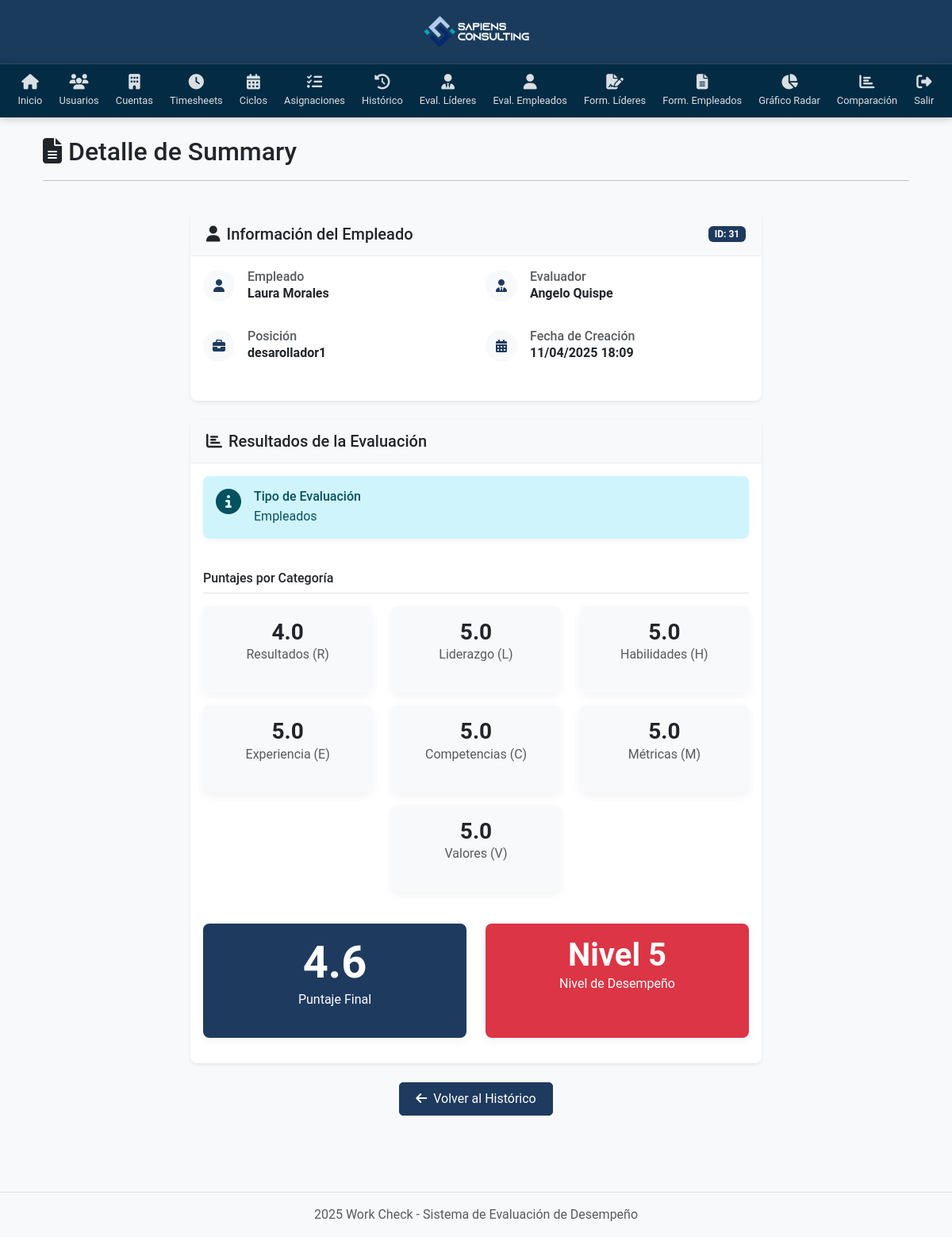
The page /summary/31/ (signed in) on the database its author committed.
### System/models.py (models this page shows)
class Summary(models.Model):
    employee = models.ForeignKey(Usuario, on_delete=models.CASCADE, related_name='employee_summaries')
    evaluator = models.ForeignKey(Usuario, on_delete=models.CASCADE, related_name='evaluator_summaries')
    R = models.FloatField() # Ponderado Responsabilidades de la posición
    L = models.FloatField(blank=True, null=True) # Ponderado Responsabilidades por liderazgo
    H = models.FloatField() # Ponderado Habilidades
    E = models.FloatField() # Ponderado Enfoque
    C = models.FloatField() # Ponderado Competencia Técnica
    M = models.FloatField() # Ponderado Metas y Resultados
    V = models.FloatField() # Ponderado Valores Corporativos
    final_score = models.FloatField() # Suma de ponderados
    performance_level = models.CharField(max_length=50)
    evaluation_type = models.CharField(max_length=50)
    created_at = models.DateTimeField(auto_now_add=True)
    position = models.ForeignKey(Position, on_delete=models.PROTECT)

class Usuario(models.Model):
    first_name = models.CharField(max_length=50)
    middle_name = models.CharField(max_length=50, blank=True, null=True)
    last_name = models.CharField(max_length=50)
    second_last_name = models.CharField(max_length=50, blank=True, null=True)
    user_type = models.CharField(max_length=50)
    position = models.ForeignKey(Position, on_delete=models.PROTECT)

class Position(models.Model):
    position_code = models.CharField(max_length=20)
    position_name = models.CharField(max_length=100)

### System/views.py (the view)
# urls.py: path('summary/<int:summary_id>/', views.detail_summary, name='detail_summary'),
@login_required
def detail_summary(request, summary_id):
    try:
        summary = Summary.objects.get(id=summary_id)
    except Summary.DoesNotExist:
        return redirect('list_permanent_assignments')
    return render(request, 'System/detail_summary.html', {'summary': summary})

### System/views.py (called while the page is built)
def login_required(view_func):
    @wraps(view_func)
    def wrapped_view(request, *args, **kwargs):
        if not request.session.get('user_id'):
            return redirect('login')
        return view_func(request, *args, **kwargs)
    return wrapped_view

### System/templates/System/detail_summary.html (shortened to what this page needs)
{% extends 'System/base.html' %}
{% load static %}
{% block content %}
<div class="container">
    <div class="row mb-4">
        <div class="col-12">
            <div class="d-flex align-items-center">
                <h2 class="mb-0"><i class="fas fa-file-alt me-2"></i>Detalle de Summary</h2>
            </div>
            <hr class="mt-3">
        </div>
    </div>
    <div class="row">
        <div class="col-lg-8 mx-auto">
            <div class="card shadow-sm mb-4">
                <div class="card-header bg-light d-flex justify-content-between align-items-center">
                    <h5 class="card-title mb-0"><i class="fas fa-user me-2"></i>Información del Empleado</h5>
                    <span class="badge bg-primary">ID: {{ summary.id }}</span>
                </div>
                <div class="card-body">
                    <div class="row mb-3">
                        <div class="col-md-6">
                            <div class="d-flex align-items-center mb-3">
                                <div class="icon-box me-3 bg-light rounded-circle p-2">
                                    <i class="fas fa-user text-primary"></i>
                                </div>
                                <div>
                                    <h6 class="mb-0 text-muted">Empleado</h6>
                                    <p class="mb-0 fw-bold">{{ summary.employee.first_name }} {{ summary.employee.last_name }}</p>
                                </div>
                            </div>
                        </div>
                        <div class="col-md-6">
                            <div class="d-flex align-items-center mb-3">
                                <div class="icon-box me-3 bg-light rounded-circle p-2">
                                    <i class="fas fa-user-tie text-primary"></i>
                                </div>
                                <div>
                                    <h6 class="mb-0 text-muted">Evaluador</h6>
                                    <p class="mb-0 fw-bold">{{ summary.evaluator.first_name }} {{ summary.evaluator.last_name }}</p>
                                </div>
                            </div>
                        </div>
                    </div>
                    <div class="row mb-3">
                        <div class="col-md-6">
                            <div class="d-flex align-items-center mb-3">
                                <div class="icon-box me-3 bg-light rounded-circle p-2">
                                    <i class="fas fa-briefcase text-primary"></i>
                                </div>
                                <div>
                                    <h6 class="mb-0 text-muted">Posición</h6>
                                    <p class="mb-0 fw-bold">{{ summary.position.position_name }}</p>
                                </div>
                            </div>
                        </div>
                        <div class="col-md-6">
                            <div class="d-flex align-items-center mb-3">
                                <div class="icon-box me-3 bg-light rounded-circle p-2">
                                    <i class="fas fa-calendar-alt text-primary"></i>
                                </div>
                                <div>
                                    <h6 class="mb-0 text-muted">Fecha de Creación</h6>
                                    <p class="mb-0 fw-bold">{{ summary.created_at|date:"d/m/Y H:i" }}</p>
                                </div>
                            </div>
                        </div>
                    </div>
                </div>
            </div>
            <div class="card shadow-sm mb-4">
                <div class="card-header bg-light">
                    <h5 class="card-title mb-0"><i class="fas fa-chart-bar me-2"></i>Resultados de la Evaluación</h5>
                </div>
                <div class="card-body">
                    <div class="row mb-4">
                        <div class="col-12">
                            <div class="alert alert-info">
                                <div class="d-flex">
                                    <div class="me-3">
                                        <i class="fas fa-info-circle fa-2x"></i>
                                    </div>
                                    <div>
                                        <h6 class="alert-heading mb-1">Tipo de Evaluación</h6>
                                        <p class="mb-0">{{ summary.evaluation_type }}</p>
                                    </div>
                                </div>
                            </div>
                        </div>
                    </div>
                    <div class="row mb-4">
                        <div class="col-12">
                            <h6 class="border-bottom pb-2 mb-3">Puntajes por Categoría</h6>
                            <div class="row">
                                <div class="col-md-4 col-sm-6 mb-3">
                                    <div class="card h-100 border-0 bg-light">
                                        <div class="card-body text-center">
                                            <h3 class="mb-0 fw-bold">{{ summary.R }}</h3>
                                            <p class="text-muted mb-0">Resultados (R)</p>
                                        </div>
                                    </div>
                                </div>
                                <div class="col-md-4 col-sm-6 mb-3">
                                    <div class="card h-100 border-0 bg-light">
                                        <div class="card-body text-center">
                                            <h3 class="mb-0 fw-bold">{{ summary.L }}</h3>
                                            <p class="text-muted mb-0">Liderazgo (L)</p>
                                        </div>
                                    </div>
                                </div>
                                <div class="col-md-4 col-sm-6 mb-3">
                                    <div class="card h-100 border-0 bg-light">
                                        <div class="card-body text-center">
                                            <h3 class="mb-0 fw-bold">{{ summary.H }}</h3>
                                            <p class="text-muted mb-0">Habilidades (H)</p>
                                        </div>
                                    </div>
                                </div>
                                <div class="col-md-4 col-sm-6 mb-3">
                                    <div class="card h-100 border-0 bg-light">
                                        <div class="card-body text-center">
                                            <h3 class="mb-0 fw-bold">{{ summary.E }}</h3>
                                            <p class="text-muted mb-0">Experiencia (E)</p>
                                        </div>
                                    </div>
                                </div>
                                <div class="col-md-4 col-sm-6 mb-3">
                                    <div class="card h-100 border-0 bg-light">
                                        <div class="card-body text-center">
                                            <h3 class="mb-0 fw-bold">{{ summary.C }}</h3>
                                            <p class="text-muted mb-0">Competencias (C)</p>
                                        </div>
                                    </div>
                                </div>
                                <div class="col-md-4 col-sm-6 mb-3">
                                    <div class="card h-100 border-0 bg-light">
                                        <div class="card-body text-center">
                                            <h3 class="mb-0 fw-bold">{{ summary.M }}</h3>
                                            <p class="text-muted mb-0">Métricas (M)</p>
                                        </div>
                                    </div>
                                </div>
                                <div class="col-md-4 col-sm-6 mb-3 mx-auto">
                                    <div class="card h-100 border-0 bg-light">
                                        <div class="card-body text-center">
                                            <h3 class="mb-0 fw-bold">{{ summary.V }}</h3>
                                            <p class="text-muted mb-0">Valores (V)</p>
                                        </div>
                                    </div>
                                </div>
                            </div>
                        </div>
                    </div>
                    <div class="row">
                        <div class="col-md-6 mb-3">
                            <div class="card h-100 border-0 bg-primary text-white">
                                <div class="card-body text-center">
                                    <h2 class="display-4 fw-bold mb-0">{{ summary.final_score }}</h2>
                                    <p class="mb-0">Puntaje Final</p>
                                </div>
                            </div>
                        </div>
                        <div class="col-md-6 mb-3">
                            <div class="card h-100 border-0
                                {% if summary.performance_level == 'Excelente' %}
                                    bg-success
                                {% elif summary.performance_level == 'Bueno' %}
                                    bg-info
                                {% elif summary.performance_level == 'Regular' %}
                                    bg-warning
                                {% else %}
                                    bg-danger
                                {% endif %}
                                text-white">
                                <div class="card-body text-center">
                                    <h2 class="display-6 fw-bold mb-0">{{ summary.performance_level }}</h2>
                                    <p class="mb-0">Nivel de Desempeño</p>
                                </div>
                            </div>
                        </div>
                    </div>
                </div>
            </div>
            <div class="d-grid gap-2 d-md-flex justify-content-md-center mt-4 mb-5">
                <a href="{% url 'list_permanent_assignments' %}" class="btn btn-primary">
                    <i class="fas fa-arrow-left me-2"></i>Volver al Histórico
                </a>
            </div>
        </div>
    </div>
</div>
{% endblock %}

### System/static/css/styles.css (style rules this page uses)
body { font-family: 'Roboto', Arial, sans-serif; min-height: 100vh; display: flex; flex-direction: column; background-color: #f8f9fa; margin: 0; padding: 0; }
.container { flex: 1; }
.card { border: none; border-radius: 8px; box-shadow: 0 4px 12px rgba(0, 0, 0, 0.05); transition: transform 0.3s, box-shadow 0.3s; margin-bottom: 20px; }
.card-header { background-color: #f8f9fa; border-bottom: 1px solid rgba(0, 0, 0, 0.05); font-weight: 600; }
.btn { border-radius: 5px; padding: 0.5rem 1.25rem; transition: all 0.3s; }
.btn-primary { background-color: #1f3a5f; border-color: #1f3a5f; }
.alert { border: none; border-radius: 8px; box-shadow: 0 2px 8px rgba(0, 0, 0, 0.05); }

### System/templates/System/detail_summary.html (style rules this page uses)
.card { border-radius: 8px; overflow: hidden; border: none; }
.card-header { border-bottom: 1px solid rgba(0, 0, 0, 0.05); padding: 15px 20px; }
.icon-box { width: 40px; height: 40px; display: flex; align-items: center; justify-content: center; }
.btn-primary { background-color: #1f3a5f; border-color: #1f3a5f; }
.bg-primary { background-color: #1f3a5f !important; }
.text-primary { color: #1f3a5f !important; }

### rows shown on the page
Summary: id "31", employee.first_name "Laura", employee.last_name "Morales", evaluator.first_name "Angelo", evaluator.last_name "Quispe", position.position_name "desarollador1", created_at "11/04/2025 18:09", evaluation_type "Empleados", R "4.0", L "5.0", H "5.0", E "5.0", C "5.0", M "5.0", V "5.0", final_score "4.6", performance_level "Nivel 5"
